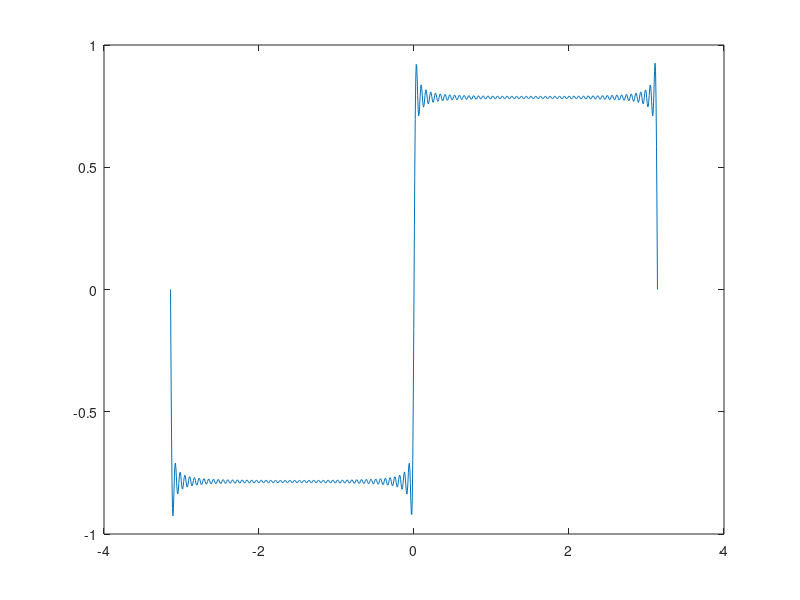

Source code (MATLAB):
% SPDX-License-Identifier: MIT License
%
% Assign_2.m -- Solution to the first problem set for
% ECE210 in the Spring of 2024
% Copyright (C) 2024 Vaibhav Hariani <vaibhav.hariani@cooper.edu>

u = [-4:2:4];
v = [0:pi / 4:pi];
f = prod(1:9);
A = zeros(2, 4);
A(1, 1) = 1;
A(2, 3) = 1;
B = reshape(reshape([1:16], [2, 8])', [4, 4]);

a = (1:2:101)';
t = linspace(-pi, pi, 1000);

s = sum(sin(a .* t) ./ a);
plot(t, s);
